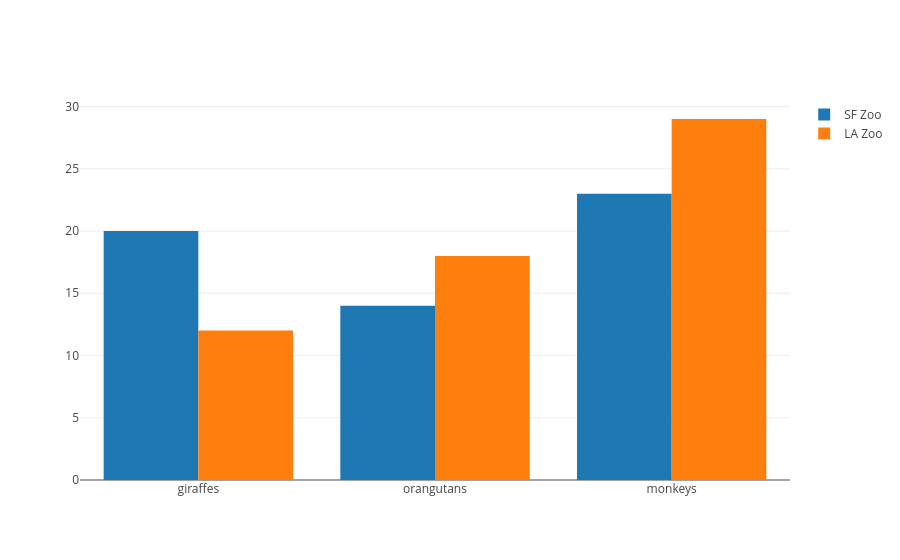

Notebook source saved alongside this figure:
### Markdown cell above
## Grouped Bar Chart

### Code cell
val trace1 = Bar(Seq("giraffes", "orangutans", "monkeys"), Seq(20, 14, 23))
  .withName("SF Zoo")

val trace2 = Bar(Seq("giraffes", "orangutans", "monkeys"), Seq(12, 18, 29))
  .withName("LA Zoo")

val data = Seq(trace1, trace2)

val layout = Layout()
  .withBarmode(BarMode.Group)

plot(data, layout)

### Figure 1 — Plotly figure (JSON) as saved in the notebook; plotly's stock layout.template omitted (floating-point values rounded to 4 significant figures)
{"data": [{"name": "SF Zoo", "type": "bar", "x": ["giraffes", "orangutans", "monkeys"], "y": [20.0, 14.0, 23.0]}, {"name": "LA Zoo", "type": "bar", "x": ["giraffes", "orangutans", "monkeys"], "y": [12.0, 18.0, 29.0]}], "layout": {"barmode": "group"}}
